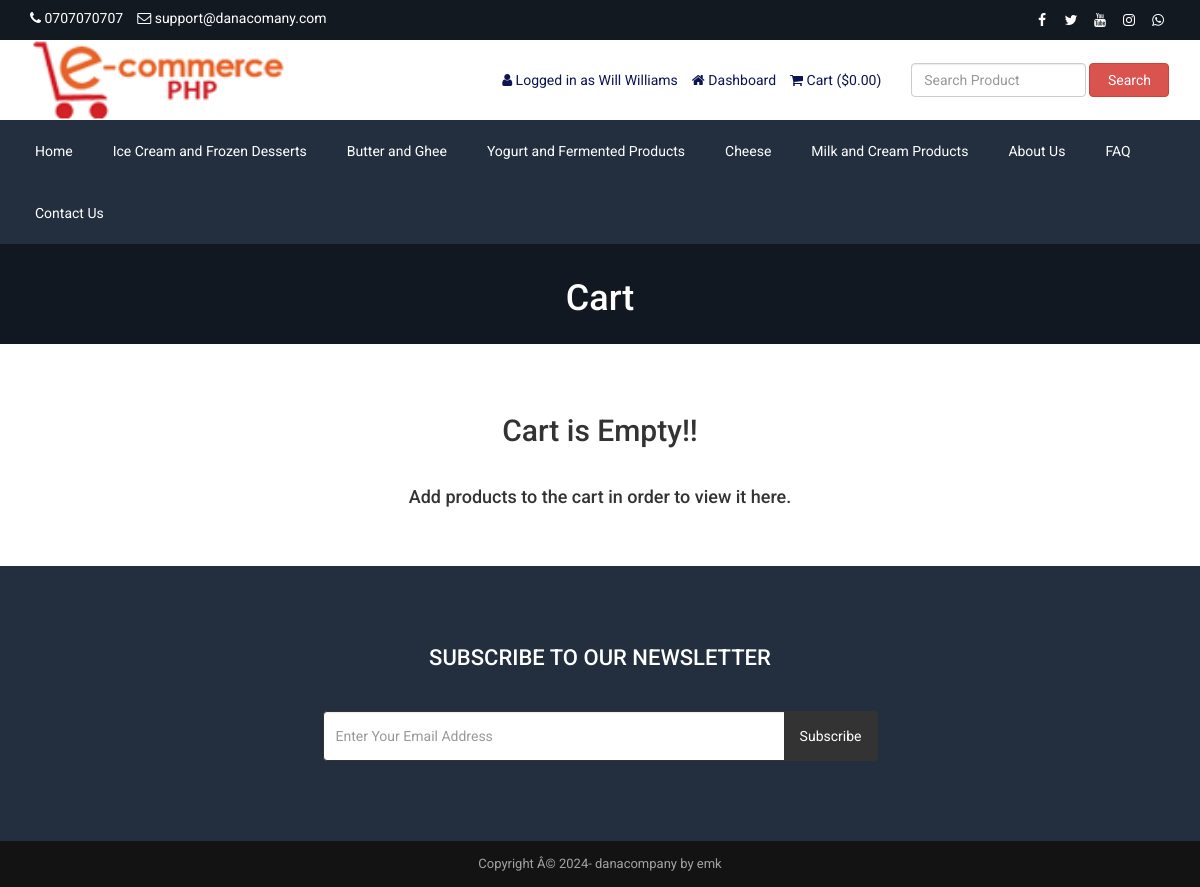
The app's page /cart.php (signed in) with its own data.
### tables this page shows
CREATE TABLE `tbl_settings` (
  `id` int(11) NOT NULL,
  `logo` varchar(255) NOT NULL,
  `favicon` varchar(255) NOT NULL,
  `footer_about` text NOT NULL,
  `footer_copyright` text NOT NULL,
  `contact_address` text NOT NULL,
  `contact_email` varchar(255) NOT NULL,
  `contact_phone` varchar(255) NOT NULL,
  `contact_fax` varchar(255) NOT NULL,
  `contact_map_iframe` text NOT NULL,
  `receive_email` varchar(255) NOT NULL,
  `receive_email_subject` varchar(255) NOT NULL,
  `receive_email_thank_you_message` text NOT NULL,
  `forget_password_message` text NOT NULL,
  `total_recent_post_footer` int(10) NOT NULL,
  `total_popular_post_footer` int(10) NOT NULL,
  `total_recent_post_sidebar` int(11) NOT NULL,
  `total_popular_post_sidebar` int(11) NOT NULL,
  `total_featured_product_home` int(11) NOT NULL,
  `total_latest_product_home` int(11) NOT NULL,
  `total_popular_product_home` int(11) NOT NULL,
  `meta_title_home` text NOT NULL,
  `meta_keyword_home` text NOT NULL,
  `meta_description_home` text NOT NULL,
  `banner_login` text NOT NULL,
  `banner_registration` text NOT NULL,
  `banner_forget_password` text NOT NULL,
  `banner_reset_password` text NOT NULL,
  `banner_search` text NOT NULL,
  `banner_cart` text NOT NULL,
  `banner_checkout` text NOT NULL,
  `banner_product_category` text NOT NULL,
  `banner_blog` text NOT NULL,
  `cta_title` text NOT NULL,
  `cta_content` text NOT NULL,
  `cta_read_more_text` text NOT NULL,
  `cta_read_more_url` text NOT NULL,
  `cta_photo` text NOT NULL,
  `featured_product_title` text NOT NULL,
  `featured_product_subtitle` text NOT NULL,
  `latest_product_title` text NOT NULL,
  `latest_product_subtitle` text NOT NULL,
  `popular_product_title` text NOT NULL,
  `popular_product_subtitle` text NOT NULL,
  `testimonial_title` text NOT NULL,
  `testimonial_subtitle` text NOT NULL,
  `testimonial_photo` text NOT NULL,
  `blog_title` text NOT NULL,
  `blog_subtitle` text NOT NULL,
  `newsletter_text` text NOT NULL,
  `paypal_email` varchar(255) NOT NULL,
  `stripe_public_key` varchar(255) NOT NULL,
  `stripe_secret_key` varchar(255) NOT NULL,
  `bank_detail` text NOT NULL,
  `before_head` text NOT NULL,
  `after_body` text NOT NULL,
  `before_body` text NOT NULL,
  `home_service_on_off` int(11) NOT NULL,
  `home_welcome_on_off` int(11) NOT NULL,
  `home_featured_product_on_off` int(11) NOT NULL,
  `home_latest_product_on_off` int(11) NOT NULL,
  `home_popular_product_on_off` int(11) NOT NULL,
  `home_testimonial_on_off` int(11) NOT NULL,
  `home_blog_on_off` int(11) NOT NULL,
  `newsletter_on_off` int(11) NOT NULL,
  `ads_above_welcome_on_off` int(1) NOT NULL,
  `ads_above_featured_product_on_off` int(1) NOT NULL,
  `ads_above_latest_product_on_off` int(1) NOT NULL,
  `ads_above_popular_product_on_off` int(1) NOT NULL,
  `ads_above_testimonial_on_off` int(1) NOT NULL,
  `ads_category_sidebar_on_off` int(1) NOT NULL
);

CREATE TABLE `tbl_social` (
  `social_id` int(11) NOT NULL,
  `social_name` varchar(30) NOT NULL,
  `social_url` varchar(255) NOT NULL,
  `social_icon` varchar(30) NOT NULL
);

CREATE TABLE `tbl_top_category` (
  `tcat_id` int(11) NOT NULL,
  `tcat_name` varchar(255) NOT NULL,
  `show_on_menu` int(1) NOT NULL
);

CREATE TABLE `tbl_page` (
  `id` int(11) NOT NULL,
  `about_title` varchar(255) NOT NULL,
  `about_content` text NOT NULL,
  `about_banner` varchar(255) NOT NULL,
  `about_meta_title` varchar(255) NOT NULL,
  `about_meta_keyword` text NOT NULL,
  `about_meta_description` text NOT NULL,
  `faq_title` varchar(255) NOT NULL,
  `faq_banner` varchar(255) NOT NULL,
  `faq_meta_title` varchar(255) NOT NULL,
  `faq_meta_keyword` text NOT NULL,
  `faq_meta_description` text NOT NULL,
  `blog_title` varchar(255) NOT NULL,
  `blog_banner` varchar(255) NOT NULL,
  `blog_meta_title` varchar(255) NOT NULL,
  `blog_meta_keyword` text NOT NULL,
  `blog_meta_description` text NOT NULL,
  `contact_title` varchar(255) NOT NULL,
  `contact_banner` varchar(255) NOT NULL,
  `contact_meta_title` varchar(255) NOT NULL,
  `contact_meta_keyword` text NOT NULL,
  `contact_meta_description` text NOT NULL,
  `pgallery_title` varchar(255) NOT NULL,
  `pgallery_banner` varchar(255) NOT NULL,
  `pgallery_meta_title` varchar(255) NOT NULL,
  `pgallery_meta_keyword` text NOT NULL,
  `pgallery_meta_description` text NOT NULL,
  `vgallery_title` varchar(255) NOT NULL,
  `vgallery_banner` varchar(255) NOT NULL,
  `vgallery_meta_title` varchar(255) NOT NULL,
  `vgallery_meta_keyword` text NOT NULL,
  `vgallery_meta_description` text NOT NULL
);

### cart.php (the view, shortened to what this page needs)
<?php require_once('header.php'); ?>
<?php
$statement = $pdo->prepare("SELECT * FROM tbl_settings WHERE id=1");
$statement->execute();
$result = $statement->fetchAll(PDO::FETCH_ASSOC);
foreach ($result as $row) {
    $banner_cart = $row['banner_cart'];
}
?>
<div class="page-banner" style="background-image: url(assets/uploads/<?php echo $banner_cart; ?>)">
    <div class="overlay"></div>
    <div class="page-banner-inner">
        <h1><?php echo LANG_VALUE_18; ?></h1>
    </div>
</div>
<div class="page">
	<div class="container">
		<div class="row">
			<div class="col-md-12">
                <?php if(!isset($_SESSION['cart_p_id'])): ?>
                    <?php echo '<h2 class="text-center">Cart is Empty!!</h2></br>'; ?>
                    <?php echo '<h4 class="text-center">Add products to the cart in order to view it here.</h4>'; ?>
                <?php endif; ?>
			</div>
		</div>
	</div>
</div>
<?php require_once('footer.php'); ?>

### header.php (shortened to what this page needs)
<?php
include("admin/inc/config.php");
$statement = $pdo->prepare("SELECT * FROM tbl_settings WHERE id=1");
$statement->execute();
$result = $statement->fetchAll(PDO::FETCH_ASSOC);
foreach ($result as $row)
{
	$logo = $row['logo'];
	$contact_email = $row['contact_email'];
	$contact_phone = $row['contact_phone'];
}
?>
<!DOCTYPE html>
<html lang="en">
<head>
	<link rel="stylesheet" href="assets/css/bootstrap.min.css">
	<link rel="stylesheet" href="assets/css/font-awesome.min.css">
	<link rel="stylesheet" href="assets/css/owl.carousel.min.css">
	<link rel="stylesheet" href="assets/css/owl.theme.default.min.css">
	<link rel="stylesheet" href="assets/css/jquery.bxslider.min.css">
    <link rel="stylesheet" href="assets/css/magnific-popup.css">
    <link rel="stylesheet" href="assets/css/rating.css">
	<link rel="stylesheet" href="assets/css/spacing.css">
	<link rel="stylesheet" href="assets/css/bootstrap-touch-slider.css">
	<link rel="stylesheet" href="assets/css/animate.min.css">
	<link rel="stylesheet" href="assets/css/tree-menu.css">
	<link rel="stylesheet" href="assets/css/select2.min.css">
	<link rel="stylesheet" href="assets/css/main.css">
	<link rel="stylesheet" href="assets/css/responsive.css">
	<?php
	$statement = $pdo->prepare("SELECT * FROM tbl_page WHERE id=1");
	$statement->execute();
	$result = $statement->fetchAll(PDO::FETCH_ASSOC);
		?>
</head>
<body>
<div class="top">
	<div class="container">
		<div class="row">
			<div class="col-md-6 col-sm-6 col-xs-12">
				<div class="left">
					<ul>
						<li><i class="fa fa-phone"></i> <?php echo $contact_phone; ?></li>
						<li><i class="fa fa-envelope-o"></i> <?php echo $contact_email; ?></li>
					</ul>
				</div>
			</div>
			<div class="col-md-6 col-sm-6 col-xs-12">
				<div class="right">
					<ul>
						<?php
						$statement = $pdo->prepare("SELECT * FROM tbl_social");
						$statement->execute();
						$result = $statement->fetchAll(PDO::FETCH_ASSOC);
						foreach ($result as $row) {
							?>
							<?php if($row['social_url'] != ''): ?>
							<li><a href="<?php echo $row['social_url']; ?>"><i class="<?php echo $row['social_icon']; ?>"></i></a></li>
							<?php endif; ?>
							<?php
						}
						?>
					</ul>
				</div>
			</div>
		</div>
	</div>
</div>
<div class="header">
	<div class="container">
		<div class="row inner">
			<div class="col-md-4 logo">
				<a href="index.php"><img src="assets/uploads/<?php echo $logo; ?>" alt="logo image"></a>
			</div>
			<div class="col-md-5 right">
				<ul>
					<?php
					if(isset($_SESSION['customer'])) {
						?>
						<li><i class="fa fa-user"></i> <?php echo LANG_VALUE_13; ?> <?php echo $_SESSION['customer']['cust_name']; ?></li>
						<li><a href="dashboard.php"><i class="fa fa-home"></i> <?php echo LANG_VALUE_89; ?></a></li>
						<?php
					} else {
						?>
						<li><a href="login.php"><i class="fa fa-sign-in"></i> <?php echo LANG_VALUE_9; ?></a></li>
						<li><a href="registration.php"><i class="fa fa-user-plus"></i> <?php echo LANG_VALUE_15; ?></a></li>
						<?php
					}
					?>
					<li><a href="cart.php"><i class="fa fa-shopping-cart"></i> <?php echo LANG_VALUE_18; ?> (<?php echo LANG_VALUE_1; ?><?php
					if(isset($_SESSION['cart_p_id'])) {
						$table_total_price = 0;
						$i=0;
	                    foreach($_SESSION['cart_p_qty'] as $key => $value)
	                    {
	                        $i++;
	                        $arr_cart_p_qty[$i] = $value;
	                    }                    $i=0;
	                    foreach($_SESSION['cart_p_current_price'] as $key => $value)
	                    {
	                        $i++;
	                        $arr_cart_p_current_price[$i] = $value;
	                    }
	                    for($i=1;$i<=count($arr_cart_p_qty);$i++) {
	                    	$row_total_price = $arr_cart_p_current_price[$i]*$arr_cart_p_qty[$i];
	                        $table_total_price = $table_total_price + $row_total_price;
	                    }
						echo $table_total_price;
					} else {
						echo '0.00';
					}
					?>)</a></li>
				</ul>
			</div>
			<div class="col-md-3 search-area">
				<form class="navbar-form navbar-left" role="search" action="search-result.php" method="get">
					<div class="form-group">
						<input type="text" class="form-control search-top" placeholder="<?php echo LANG_VALUE_2; ?>" name="search_text">
					</div>
					<button type="submit" class="btn btn-danger"><?php echo LANG_VALUE_3; ?></button>
				</form>
			</div>
		</div>
	</div>
</div>
<div class="nav">
	<div class="container">
		<div class="row">
			<div class="col-md-12 pl_0 pr_0">
				<div class="menu-container">
					<div class="menu">
						<ul>
							<li><a href="index.php">Home</a></li>
							<?php
							$statement = $pdo->prepare("SELECT * FROM tbl_top_category WHERE show_on_menu=1");
							$statement->execute();
							$result = $statement->fetchAll(PDO::FETCH_ASSOC);
							foreach ($result as $row) {
								?>
								<li><a href="product-category.php?id=<?php echo $row['tcat_id']; ?>&type=top-category"><?php echo $row['tcat_name']; ?></a>
								</li>
								<?php
							}
							?>
							<?php
							$statement = $pdo->prepare("SELECT * FROM tbl_page WHERE id=1");
							$statement->execute();
							$result = $statement->fetchAll(PDO::FETCH_ASSOC);
							foreach ($result as $row) {
								$about_title = $row['about_title'];
								$faq_title = $row['faq_title'];
								$contact_title = $row['contact_title'];
							}
							?>
							<li><a href="about.php"><?php echo $about_title; ?></a></li>
							<li><a href="faq.php"><?php echo $faq_title; ?></a></li>
							<li><a href="contact.php"><?php echo $contact_title; ?></a></li>
						</ul>
					</div>
				</div>
			</div>
		</div>
	</div>
</div>

### footer.php (shortened to what this page needs)
<?php
$statement = $pdo->prepare("SELECT * FROM tbl_settings WHERE id=1");
$statement->execute();
$result = $statement->fetchAll(PDO::FETCH_ASSOC);
foreach ($result as $row)
{
	$footer_copyright = $row['footer_copyright'];
    $newsletter_on_off = $row['newsletter_on_off'];
}
?>
<?php if($newsletter_on_off == 1): ?>
<section class="home-newsletter">
	<div class="container">
		<div class="row">
			<div class="col-md-6 col-md-offset-3">
				<div class="single">
				<form action="" method="post">
					<h2><?php echo LANG_VALUE_93; ?></h2>
					<div class="input-group">
			        	<input type="email" class="form-control" placeholder="<?php echo LANG_VALUE_95; ?>" name="email_subscribe">
			         	<span class="input-group-btn">
			         	<button class="btn btn-theme" type="submit" name="form_subscribe"><?php echo LANG_VALUE_92; ?></button>
			         	</span>
			        </div>
				</div>
			</div>
		</div>
	</div>
</section>
<?php endif; ?>
<div class="footer-bottom">
	<div class="container">
		<div class="row">
			<div class="col-md-12 copyright">
				<?php echo $footer_copyright; ?>
			</div>
		</div>
	</div>
</div>
</body>
</html>

### assets/css/main.css (style rules this page uses)
* { margin: 0; padding: 0; }
body { font-family: "Roboto", sans-serif; font-size: 14px; }
h1, h2, h3, h4, h5, h6 { font-family: "Roboto", sans-serif; }
a { text-decoration: none; }
.top { width: 100%; height: 40px; background: #131921; }
.top .left { float: left; }
.top .left ul { padding-top: 8px; }
.top .left ul li { list-style-type: none; float: left; margin-right: 14px; color: white; }
.top .left ul li i { color: white; }
.top .right { float: right; }
.top .right ul { padding-top: 8px; }
.top .right ul li { list-style-type: none; float: left; margin-left: 5px; }
.top .right ul li a { color: white; width: 24px; height: 24px; line-height: 24px; text-align: center; border-radius: 50%; display: block; transition: all 0.4s ease; }
.header { width: 100%; height: auto; background: #fff; }
.header .inner { height: auto; display: table; }
.header .logo { float: none; display: table-cell; vertical-align: middle; }
.header .logo img { max-width: 100%; height: 80px; }
.header .navbar-form .form-control { width: 300px; }
.header .search-area { float: none; display: table-cell; vertical-align: middle; }
.header .search-area .form-group { width: calc(100% - 84px); }
.header .search-area button { width: 80px; }
.header .search-area form { width: 100%; }
.header .right { float: none; display: table-cell; vertical-align: middle; padding-right: 0; }
.header .right ul { float: right; margin-bottom: 0; }
.header .right ul li { list-style-type: none; float: left; margin-left: 14px; color: #0d1452; }
.header .right ul li a { color: #0d1452; }
.header .navbar-form .search-top { width: 100%; }
.nav { background: #232f3e; }
.menu-container { width: 100%; margin: 0 auto; background: #232f3e; }
.menu-dropdown-icon:before { content: "\f067"; font-family: "FontAwesome"; display: none; cursor: pointer; float: right; padding: 1.5em 2em; background: #fff; color: #333; }
.menu > ul { margin: 0 auto; width: 100%; list-style: none; padding: 0; position: relative; box-sizing: border-box; }
.menu > ul:before, .menu > ul:after { content: ""; display: table; }
.menu > ul:after { clear: both; }
.menu > ul > li { float: left; padding: 0; margin: 0; }
.menu > ul > li a { text-decoration: none; padding: 1.5em 20px; display: block; color: #fff; }
.footer-bottom { width: 100%; height: auto; background: #141314; padding: 14px 0; }
.footer-bottom .copyright { font-size: 13px; color: #a3a3a3; text-align: center; }
.page-banner { width: 100%; height: auto; background-repeat: no-repeat; background-position: center center; -webkit-background-size: cover; background-size: cover; position: relative; padding-top: 15px; padding-bottom: 15px; overflow: hidden; }
.page-banner .overlay { position: absolute; left: 0; top: 0; width: 100%; height: 100%; opacity: 0.7; background: #131921; }
.page-banner h1 { color: #fff; text-align: center; z-index: 999; position: relative; }
.page { width: 100%; height: auto; padding-top: 50px; padding-bottom: 50px; }
.home-newsletter { padding: 80px 0; background: #232f3e; }
.home-newsletter .single { max-width: 650px; margin: 0 auto; text-align: center; position: relative; z-index: 2; }
.home-newsletter .single h2 { font-size: 22px; color: white; text-transform: uppercase; margin-bottom: 40px; margin-top: 0; }
.home-newsletter .single .form-control { height: 50px; border-color: #333; outline: none; }
.home-newsletter .single .btn { min-height: 50px; background: #333; color: #fff; padding-left: 15px; padding-right: 15px; }

### assets/css/responsive.css (style rules this page uses)
@media only screen and (min-width: 992px) { .header .inner { width: 100%; } }
@media only screen and (min-width: 992px) { .header .search-area { padding-right: 0; } }
@media only screen and (min-width: 992px) { .header .search-area form { padding-right: 0; } }
@media only screen and (min-width: 992px) { .header .container { padding-right: 0; } }

### records on screen
tbl_settings: contact_phone "0707070707", contact_email "support@danacomany.com", logo (picture), banner_cart (picture), footer_copyright "Copyright Â© 2024- danacompany by emk"
tbl_top_category: tcat_name "Ice Cream and Frozen Desserts"
tbl_top_category: tcat_name "Butter and Ghee"
tbl_top_category: tcat_name "Yogurt and Fermented Products"
tbl_top_category: tcat_name "Cheese"
tbl_top_category: tcat_name "Milk and Cream Products"
tbl_page: about_title "About Us", faq_title "FAQ", contact_title "Contact Us"

### other values on screen
LANG_VALUE_13 "Logged in as"
$_SESSION['customer']['cust_name'] "Will Williams"
LANG_VALUE_89 "Dashboard"
LANG_VALUE_18 "Cart"
LANG_VALUE_1 "$"
LANG_VALUE_3 "Search"
LANG_VALUE_93 "SUBSCRIBE TO OUR NEWSLETTER"
LANG_VALUE_92 "Subscribe"
